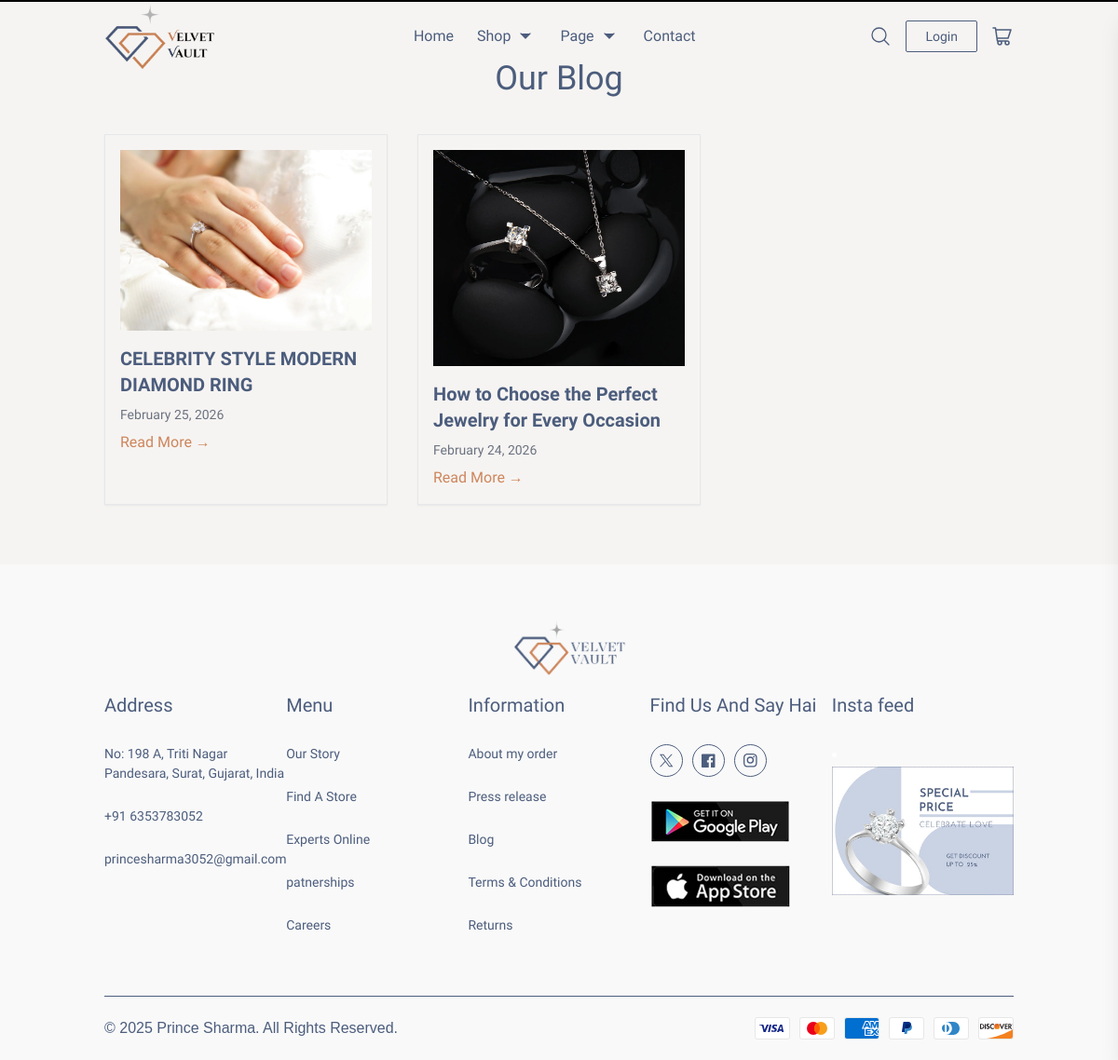
The app's page /blogs/ with its own data.
### store/models.py (models this page shows, shortened)
class Blog(models.Model):
    title = models.CharField(max_length=200)
    slug = models.SlugField(unique=True, blank=True)
    content = models.TextField()
    image = models.ImageField(upload_to='blogs/', blank=True, null=True)
    author = models.CharField(max_length=100, default="Admin")
    created_at = models.DateTimeField(auto_now_add=True)
    is_published = models.BooleanField(default=True)

### store/views.py (the view)
# urls.py: path('blogs/', blog_list, name='blog_list'),
def blog_list(request):
    blogs = Blog.objects.filter(is_published=True).order_by('-created_at')
    collections = Collection.objects.all()
    return render(request, 'store/blog_list.html', {'blogs': blogs, 'page_title': 'Bolgs', 'collections': collections})

### store/context_processors.py (called while the page is built, shortened)
def cart_items(request):
    cart = request.session.get('cart', {})
    items = []
    cart_count = sum(item['quantity'] for item in cart.values())
    subtotal = 0
    return {
        'cart_items': items,
        'cart_count': sum(item['quantity'] for item in cart.values()),
        'cart_subtotal': subtotal
    }

### store/templates/store/blog_list.html (shortened to what this page needs)
{% extends "store/master.html" %}
{% block content %}
<div class="container mx-auto py-16">
    <h1 class="text-4xl text-center mb-10 text-[#4c5d7d]">Our Blog</h1>
    <div class="grid md:grid-cols-3 gap-8">
        {% for blog in blogs %}
        <div class="border p-4 shadow-sm hover:shadow-md transition">
            {% if blog.image %}
                <img src="{{ blog.image.url }}" class="mb-4">
            {% endif %}
            <h2 class="text-xl font-semibold text-[#4c5d7d]">
                {{ blog.title }}
            </h2>
            <p class="text-sm text-gray-500 my-2">
                {{ blog.created_at|date:"F d, Y" }}
            </p>
            <a href="{% url 'blog_detail' blog.slug %}"
               class="text-[#cd865c] hover:underline">
               Read More →
            </a>
        </div>
        {% empty %}
            <p>No blogs available</p>
        {% endfor %}
    </div>
</div>
{% endblock %}

### store/static/css/style.css (style rules this page uses)
* { margin: 0px; padding: 0px; box-sizing: border-box !important; }
body { font-family: "Proza Libre", sans-serif !important; opacity: 0; transition: opacity 1s ease-in; background-color: #F6F4F2; }
body.fade-in { opacity: 1; }
a { text-decoration: none; }
:root { --marquee-width: 100vw; --marquee-height: 20vh; --marquee-elements-displayed: 5; --marquee-element-width: calc(var(--marquee-width) / var(--marquee-elements-displayed)); --marquee-elements: 5; --marquee-animation-duration: calc(var(--marquee-elements) * 7s); }
@media only screen and (min-width: 576px) { .container { max-width: 520px; margin: 0 auto; } }
@media only screen and (min-width: 768px) { .container { max-width: 720px; margin: 0 auto; } }
@media only screen and (min-width: 992px) { .container { max-width: 960px; margin: 0 auto; } }
@media only screen and (min-width: 1200px) { .container { max-width: 1140px; margin: 0 auto; } }

### store/static/css/slider.css (style rules this page uses)
:root { --swiper-theme-color: #007aff }
:root { --fashion-slider-font-family: sans-serif;--fashion-slider-button-side-offset: 32px;--fashion-slider-button-mobile-side-offset: 24px;--fashion-slider-button-mobile-bottom-offset: 16px;--fashion-slider-title-font-size: 80px;--fashion-slider-title-line-height: 1.2 }
html,body { position:relative;height:100%;margin:0;padding:0 }
body { color:#fff;line-height:1.5;font-family:-apple-system,system-ui,Helvetica Neue,Helvetica,Arial,Segoe UI,Roboto,sans-serif;-webkit-font-smoothing:antialiased;-moz-osx-font-smoothing:grayscale }

### store/templates/store/master.html (style rules this page uses)
.container { width: 100%; padding: 0px 24px; }

### records on screen
Blog: image (picture), title "CELEBRITY STYLE MODERN DIAMOND RING", created_at "February 25, 2026"
Blog: image (picture), title "How to Choose the Perfect Jewelry for Every Occasion", created_at "February 24, 2026"
